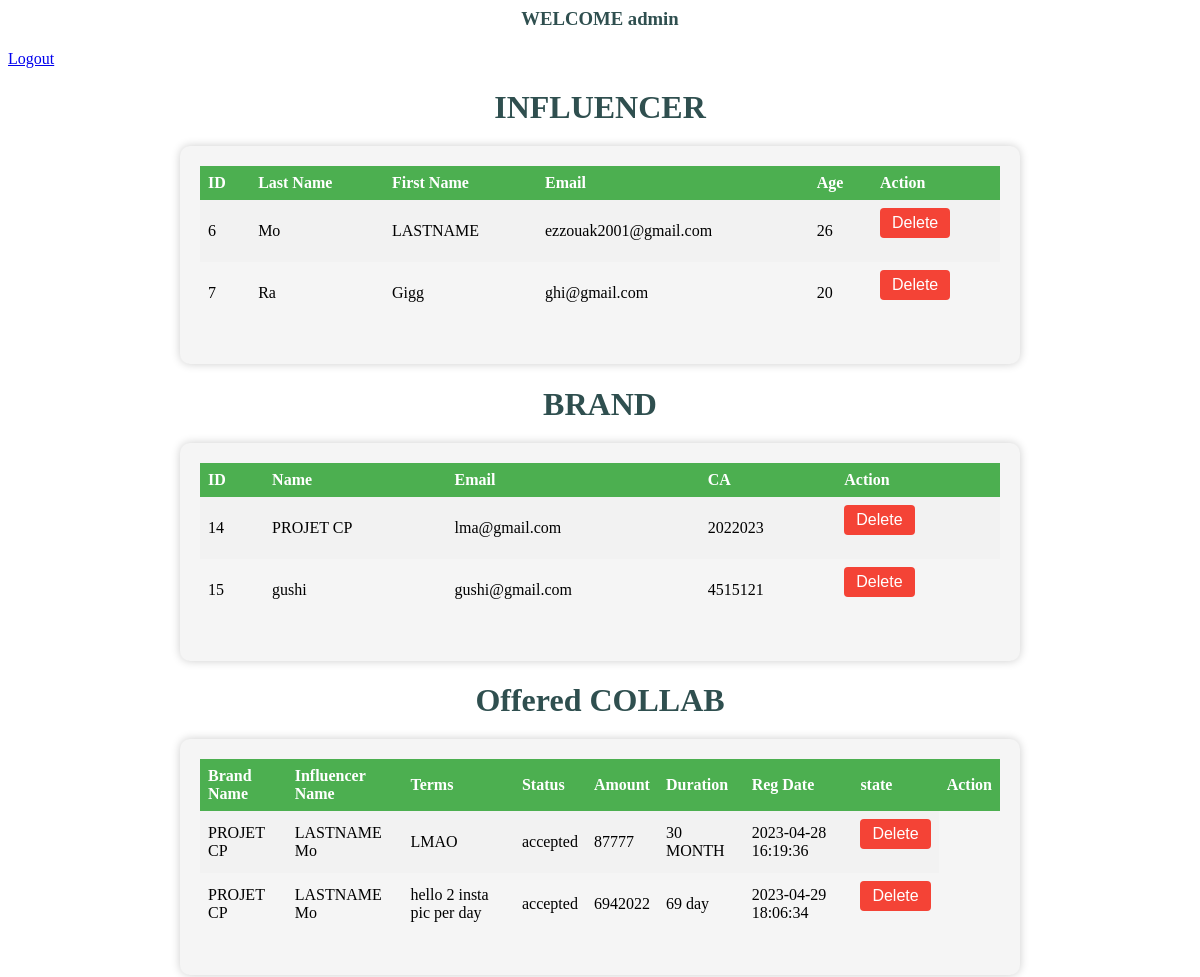
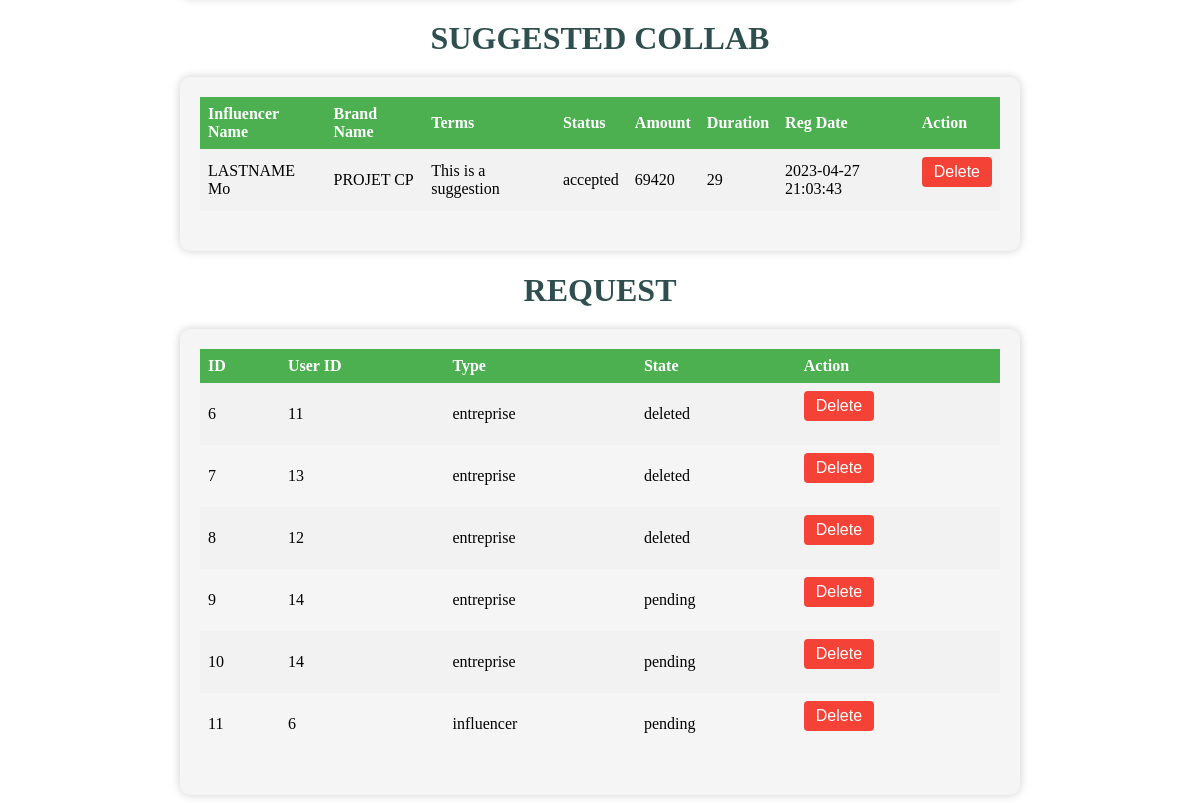
The app's page /dashboardadmin.php (signed in), older data (2 pictures, top to bottom).
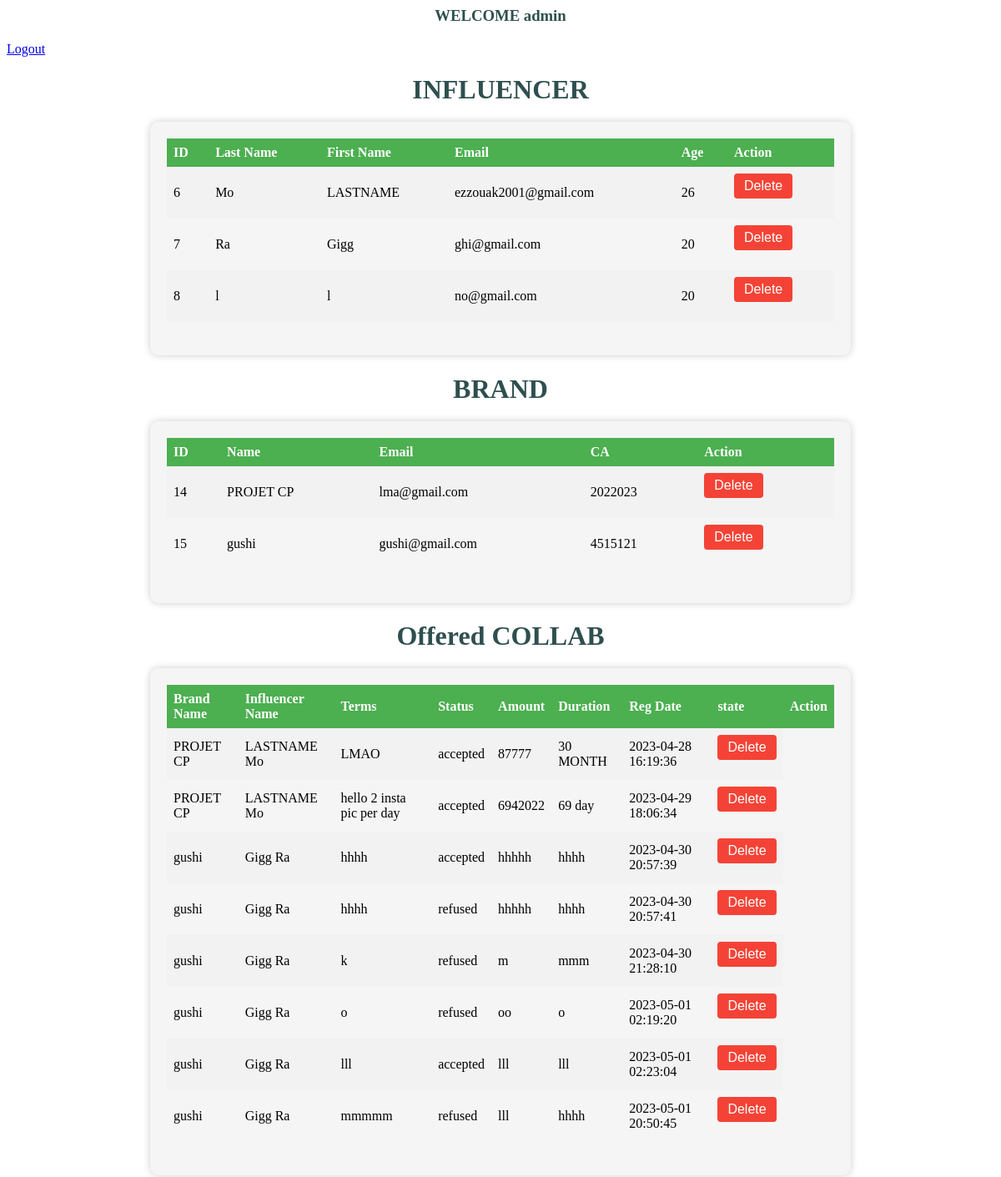
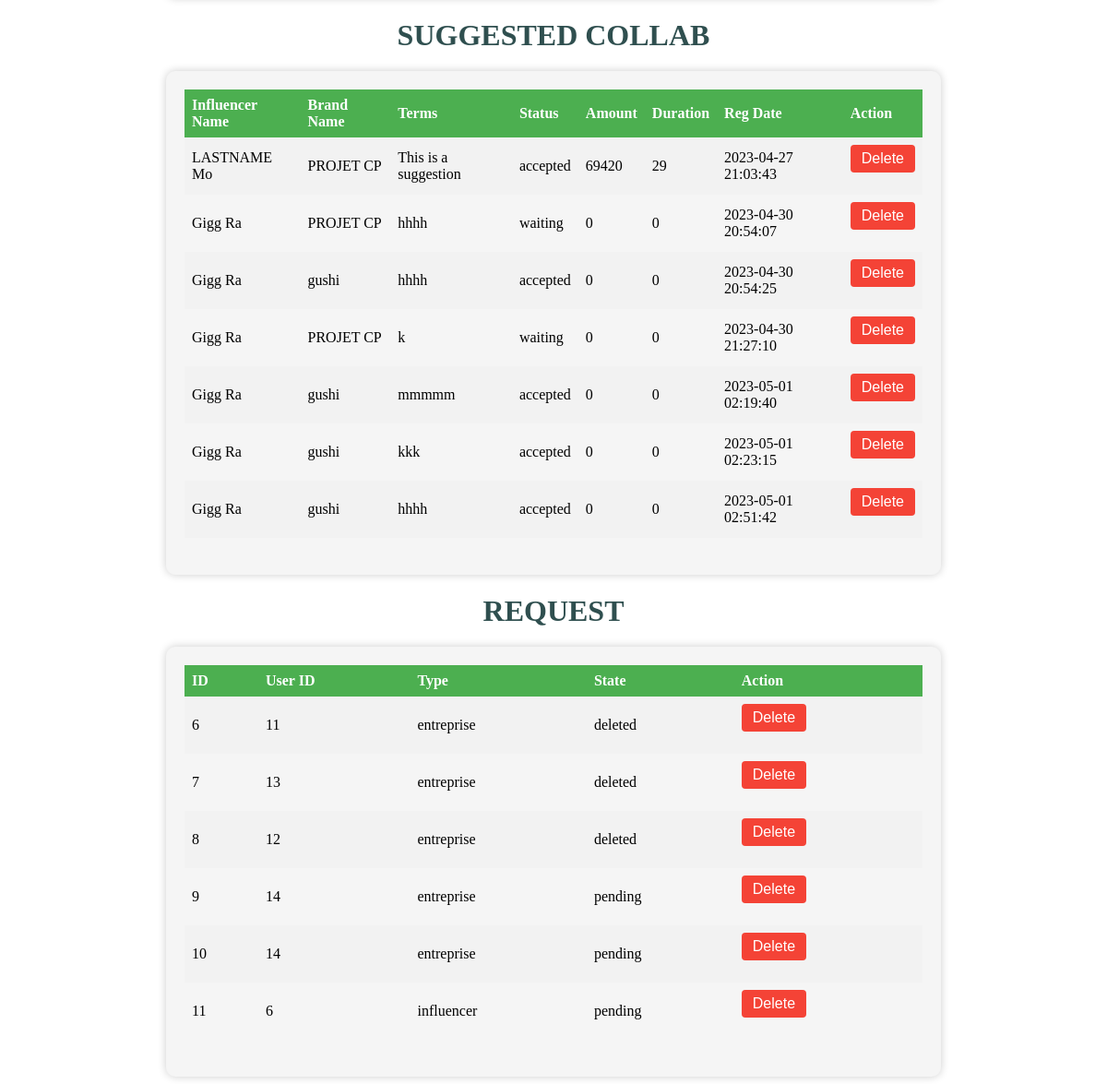
The same page, newer data (2 pictures, top to bottom).
### tables this page shows
CREATE TABLE `influencer` (
  `id` int(6) UNSIGNED NOT NULL,
  `lastname` varchar(30) NOT NULL,
  `firstname` varchar(30) NOT NULL,
  `email` varchar(30) NOT NULL,
  `password` varchar(30) NOT NULL,
  `age` int(6) NOT NULL
);

CREATE TABLE `entreprise` (
  `id` int(11) NOT NULL,
  `Name` varchar(255) NOT NULL,
  `logo` varchar(255) DEFAULT NULL,
  `ca` int(11) DEFAULT NULL,
  `email` char(255) NOT NULL,
  `password` char(255) NOT NULL
);

CREATE TABLE `offer` (
  `id` int(6) UNSIGNED NOT NULL,
  `id_influencer` int(6) NOT NULL,
  `id_entreprise` int(6) NOT NULL,
  `terms` text NOT NULL,
  `amount` tinytext NOT NULL,
  `duration` text NOT NULL,
  `reg_date` timestamp NOT NULL DEFAULT current_timestamp() ON UPDATE current_timestamp(),
  `state` varchar(255) NOT NULL
);

CREATE TABLE `suggestion` (
  `id` int(11) NOT NULL,
  `id_entreprise` int(11) NOT NULL,
  `id_influencer` int(11) NOT NULL,
  `terms` varchar(255) NOT NULL,
  `amount` int(11) NOT NULL,
  `duration` int(11) NOT NULL,
  `state` varchar(255) NOT NULL,
  `reg_date` timestamp NOT NULL DEFAULT current_timestamp()
);

CREATE TABLE `request` (
  `id` int(11) NOT NULL,
  `user_id` int(11) DEFAULT NULL,
  `type` varchar(255) DEFAULT NULL,
  `state` varchar(255) DEFAULT NULL
);

### dashboardadmin.php (the view, shortened to what this page needs)
<?php
include 'database.php';
if (isset($_SESSION['username'])) {
    $name=$_SESSION['username'];
    echo "<h3>WELCOME $name</h3>";
} else {
    header('Location: admin.php');
}
echo "<nav>";
echo "<a href='logout.php'>Logout</a>";
echo "</nav>";
echo "<h1>INFLUENCER</h1>";
$sql = "SELECT * FROM influencer";
$result = mysqli_query($conn, $sql);
echo "<div class='container'>";
echo "<table>";
echo "<tr><th>ID</th><th>Last Name</th><th>First Name</th><th>Email</th><th>Age</th><th>Action</th></tr>";
foreach ($result as $row) {
    echo "<tr>";
    echo "<td>" . $row['id'] . "</td>";
    echo "<td>".$row['lastname']."</td>";
    echo "<td>".$row['firstname']."</td>";
    echo "<td>".$row['email']."</td>";
    echo "<td>".$row['age']."</td>";
    echo "<td>";
    echo "<form method='post'>";
    echo "<input type='submit' name='delete_influencer' value='Delete'>";
    echo "</form>";
    echo "</td>";
    echo "</tr>";
}
echo "</table>";
echo "</div>";
echo "<h1>BRAND</h1>";
$sql = "SELECT * FROM entreprise";
$result = mysqli_query($conn, $sql);
echo "<div class='container'>";
echo "<table>";
echo "<tr><th>ID</th><th>Name</th><th>Email</th><th>CA</th><th>Action</th></tr>";
foreach ($result as $row) {
    echo "<tr>";
    echo "<td>" . $row['id'] . "</td>";
    echo "<td>".$row['Name']."</td>";
    echo "<td>".$row['email']."</td>";
    echo "<td>".$row['ca']."</td>";
    echo "<td>";
    echo "<form method='post'>";
    echo "<input type='submit' name='delete_brand' value='Delete'>";
    echo "</form>";
    echo "</td>";
    echo "</tr>";
}
echo "</table>";
echo "</div>";
echo "<h1>Offered COLLAB</h1>";
$sql = "SELECT * FROM offer INNER JOIN influencer ON offer.id_influencer = influencer.id INNER JOIN entreprise ON offer.id_entreprise = entreprise.id ";
$result = mysqli_query($conn, $sql);
echo "<div class='container'>";
echo "<table>";
echo "<th>Brand Name</th><th>Influencer Name</th><th>Terms</th><th>Status</th><th>Amount</th><th>Duration</th><th>Reg Date</th><th>state</th><th>Action</th></tr>";
foreach ($result as $row) {
    echo "<tr>";
    echo "<td>" . $row['Name'] . "</td>";
    echo "<td>".$row['firstname']." ".$row['lastname']."</td>";
    echo "<td>".$row['terms']."</td>";
    echo "<td>".$row['state']."</td>";
    echo "<td>".$row['amount']."</td>";
    echo "<td>".$row['duration']."</td>";
    echo "<td>".$row['reg_date']."</td>";
    echo "<td>";
    echo "<form method='post'>";
    echo "<input type='submit' name='delete_collab' value='Delete'>";
    echo "</form>";
    echo "</td>";
    echo "</tr>";
}
echo "</table>";
echo "</div>";
echo "<h1>SUGGESTED COLLAB</h1>";
$sql = "SELECT * FROM suggestion INNER JOIN influencer ON suggestion.id_influencer = influencer.id INNER JOIN entreprise ON suggestion.id_entreprise = entreprise.id ";
$result = mysqli_query($conn, $sql);
echo "<div class='container'>";
echo "<table>";
echo "<th>Influencer Name</th><th>Brand Name</th><th>Terms</th><th>Status</th><th>Amount</th><th>Duration</th><th>Reg Date</th><th>Action</th></tr>";
foreach ($result as $row) {
    echo "<tr>";
    echo "<td>" . $row['firstname'] . " " . $row['lastname'] . "</td>";
    echo "<td>".$row['Name']."</td>";
    echo "<td>".$row['terms']."</td>";
    echo "<td>".$row['state']."</td>";
    echo "<td>".$row['amount']."</td>";
    echo "<td>".$row['duration']."</td>";
    echo "<td>".$row['reg_date']."</td>";
    echo "<td>";
    echo "<form method='post'>";
    echo "<input type='submit' name='delete_suggested_collab' value='Delete'>";
    echo "</form>";
    echo "</td>";
    echo "</tr>";
}
echo "</table>";
echo "</div>";
echo "<h1>REQUEST</h1>";
$sql = "SELECT * FROM request";
$result = mysqli_query($conn, $sql);
echo "<div class='container'>";
echo "<table>";
echo "<th>ID</th><th>User ID</th><th>Type</th><th>State</th><th>Action</th></tr>";
foreach ($result as $row) {
    echo "<tr>";
    echo "<td>" . $row['id'] . "</td>";
    echo "<td>".$row['user_id']."</td>";
    echo "<td>".$row['type']."</td>";
    echo "<td>".$row['state']."</td>";
    echo "<td>";
    echo "<form method='post'>";
    echo "<input type='submit' name='delete_request' value='Delete'>";
    echo "</form>";
    echo "</td>";
    echo "</tr>";
}
echo "</table>";
echo "</div>";
?>

### dashboardadmin.php (style rules this page uses)
table { border-collapse: collapse; width: 100%; margin-bottom: 20px; }
th, td { text-align: left; padding: 8px; font-size: 16px; }
th { background-color: #4CAF50; color: white; }
tr:nth-child(even) { background-color: #f2f2f2 }
input[type=submit] { background-color: #f44336; color: white; padding: 6px 12px; border: none; border-radius: 4px; cursor: pointer; font-size: 16px; }
h1, h3 { text-align: center; color: #2F4F4F; margin-bottom: 20px; }
.container { max-width: 800px; margin: auto; padding: 20px; background-color: #f5f5f5; border-radius: 10px; box-shadow: 0px 0px 10px rgba(0, 0, 0, 0.2); }

Row changes from the older to the newer data that the page shows:
added influencer: id "8", lastname "l", firstname "l", email "no@gmail.com", age "20"
added offer: id_entreprise.Name "gushi", id_influencer.firstname "Gigg", id_influencer.lastname "Ra", terms "hhhh", state "accepted", amount "hhhhh", duration "hhhh", reg_date "2023-04-30 20:57:39"
added offer: id_entreprise.Name "gushi", id_influencer.firstname "Gigg", id_influencer.lastname "Ra", terms "hhhh", state "refused", amount "hhhhh", duration "hhhh", reg_date "2023-04-30 20:57:41"
added offer: id_entreprise.Name "gushi", id_influencer.firstname "Gigg", id_influencer.lastname "Ra", terms "k", state "refused", amount "m", duration "mmm", reg_date "2023-04-30 21:28:10"
added offer: id_entreprise.Name "gushi", id_influencer.firstname "Gigg", id_influencer.lastname "Ra", terms "o", state "refused", amount "oo", duration "o", reg_date "2023-05-01 02:19:20"
added offer: id_entreprise.Name "gushi", id_influencer.firstname "Gigg", id_influencer.lastname "Ra", terms "lll", state "accepted", amount "lll", duration "lll", reg_date "2023-05-01 02:23:04"
added offer: id_entreprise.Name "gushi", id_influencer.firstname "Gigg", id_influencer.lastname "Ra", terms "mmmmm", state "refused", amount "lll", duration "hhhh", reg_date "2023-05-01 20:50:45"
added suggestion: id_influencer.firstname "Gigg", id_influencer.lastname "Ra", id_entreprise.Name "PROJET CP", terms "hhhh", state "waiting", amount "0", duration "0", reg_date "2023-04-30 20:54:07"
added suggestion: id_influencer.firstname "Gigg", id_influencer.lastname "Ra", id_entreprise.Name "gushi", terms "hhhh", state "accepted", amount "0", duration "0", reg_date "2023-04-30 20:54:25"
added suggestion: id_influencer.firstname "Gigg", id_influencer.lastname "Ra", id_entreprise.Name "PROJET CP", terms "k", state "waiting", amount "0", duration "0", reg_date "2023-04-30 21:27:10"
added suggestion: id_influencer.firstname "Gigg", id_influencer.lastname "Ra", id_entreprise.Name "gushi", terms "mmmmm", state "accepted", amount "0", duration "0", reg_date "2023-05-01 02:19:40"
added suggestion: id_influencer.firstname "Gigg", id_influencer.lastname "Ra", id_entreprise.Name "gushi", terms "kkk", state "accepted", amount "0", duration "0", reg_date "2023-05-01 02:23:15"
added suggestion: id_influencer.firstname "Gigg", id_influencer.lastname "Ra", id_entreprise.Name "gushi", terms "hhhh", state "accepted", amount "0", duration "0", reg_date "2023-05-01 02:51:42"
